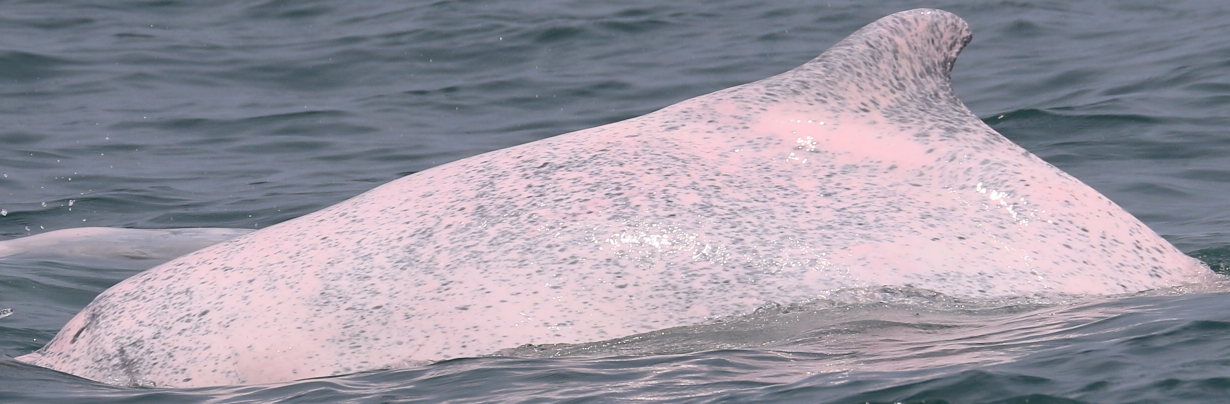
#> input picture CHN20180402_01_KP_IMG_1125.JPGb.JPG, 2460 x 808 px (shown at 1/2 size)
$ python featureCompare.py --image1 CHN20180402_01_KP_IMG_1125.JPGb.JPG --image2 blox.jpg
#> lines starting #> are read from the running program, lines starting #| are printed output that depends on the picture
import cv2
import argparse

ap = argparse.ArgumentParser()
ap.add_argument('-i1','--image1',required=True, help = 'first image')
ap.add_argument('-i2','--image2',required=True, help = 'second image')
args = vars(ap.parse_args())

img1 = cv2.imread(args['image1'])
#> img1 is the input picture: shape (808, 2460, 3); mean B, G, R 161.6, 150.4, 155.2
img2 = cv2.imread(args['image2'])
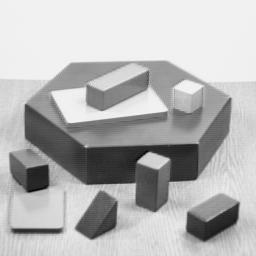
#> input picture blox.jpg, 256 x 256 px
#> img2 is the input picture: shape (256, 256, 3); min 0, max 252, mean 182.8

feature = cv2.xfeatures2d.SIFT_create()
#feature = cv2.ORB_create()
kp1, des1 = feature.detectAndCompute(img1, None)
#> kp1 = 8614 keypoints; strongest (x, y, size): (69, 679, 2.2), (1238, 685, 2.5), (1281, 675, 2.1), (10, 430, 2)
kp2, des2 = feature.detectAndCompute(img2, None)
#> kp2 = 187 keypoints; strongest (x, y, size): (35, 180, 18.6), (154, 161, 12.2), (204, 228, 22), (99, 222, 23.1)

bf = cv2.BFMatcher()
#bf = cv2.BFMatcher(cv2.NORM_HAMMING, crossCheck=True)
matches = bf.knnMatch(des1, des2, k=2)
#> matches = 8614 matches
#matches = bf.match(des1, des2)


good = []
for m, n in matches:
    if (m.distance < 0.55 * n.distance) & (len(good)<1000):
        good.append(m)
        print('Matching points :{}'.format(len(good)))
        img3 = cv2.drawMatchesKnn(img1, kp1, img2, kp2, [good], outImg=None, flags=cv2.DRAW_MATCHES_FLAGS_NOT_DRAW_SINGLE_POINTS)
#> this loop made 8614 passes
#| Matching points :1
#> after the loop, good = 1 matches
'''
matches = sorted(matches, key=lambda x:x.distance)
img3 = cv2.drawMatches(img1, kp1, img2, kp2, matches[:20
    ],outImg=None, flags=cv2.DRAW_MATCHES_FLAGS_NOT_DRAW_SINGLE_POINTS)
'''

width, height, channel = img3.shape
#> width = 808; height = 2716; channel = 3
ratio = float(width)/float(height)
#> ratio = 0.297
img3 = cv2.resize(img3, (1024, int(1024 * ratio)))
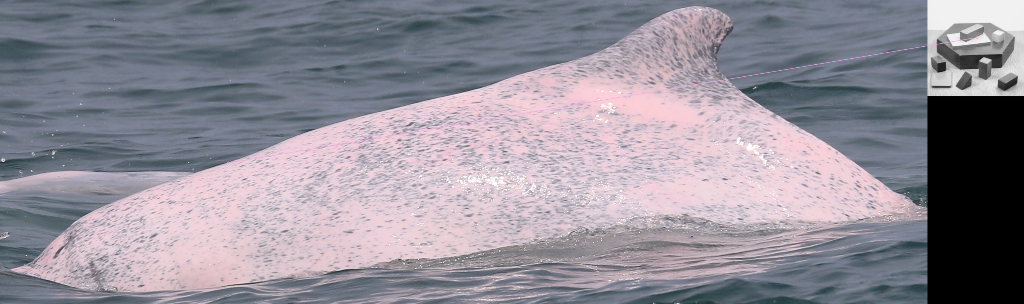
#> img3: shape (304, 1024, 3); mean of channels 0, 1, 2 151.8, 141.5, 146; drawn as B, G, R
cv2.imshow('image',img3)
cv2.waitKey(0)
cv2.destroyAllWindows()
